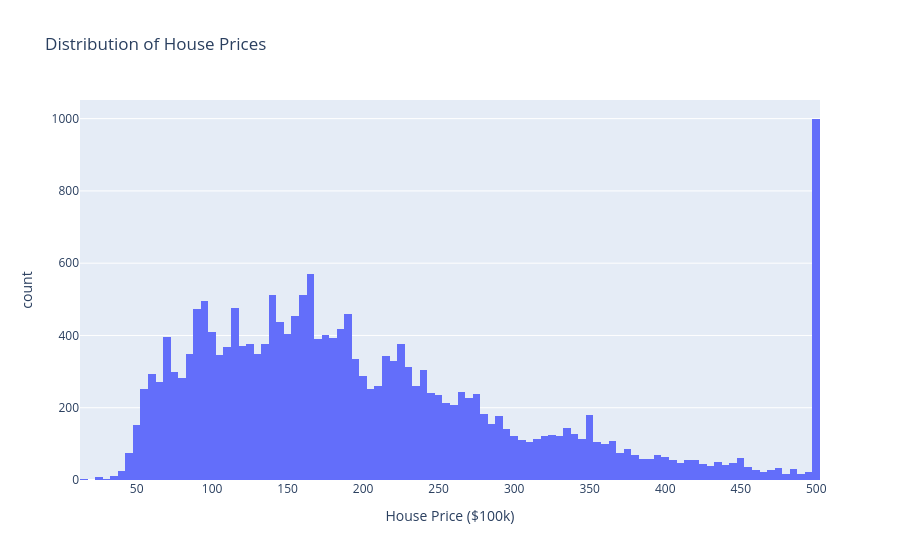

The code cell stored with this chart in its notebook:
### Markdown cell above
### Problem: target house prices are capped at $500.000 (max(500.00, house_price)). Hence this huge imbalance. Will remove them so model doesnt get confused with artificially altered prices

### Code cell
fig = px.histogram(
    x=df["HousePrice"],
    nbins=100,
    labels={
        "x": "House Price ($100k)",
        "y": "Number of Houses"
    },
    title="Distribution of House Prices"
)

fig.show()

### Figure 1 — Plotly figure (JSON) as saved in the notebook; plotly's stock layout.template omitted (floating-point values rounded to 4 significant figures; data arrays with more than 128 entries replaced by an {"elided": "..."} marker saying what was removed)
{"data": [{"bingroup": "x", "hovertemplate": "House Price ($100k)=%{x}<br>count=%{y}<extra></extra>", "legendgroup": "", "marker": {"color": "#636efa", "pattern": {"shape": ""}}, "name": "", "nbinsx": 100, "orientation": "v", "showlegend": false, "type": "histogram", "x": {"elided": "20640 float values"}, "xaxis": "x", "yaxis": "y"}], "layout": {"barmode": "relative", "legend": {"tracegroupgap": 0}, "title": {"text": "Distribution of House Prices"}, "xaxis": {"anchor": "y", "domain": [0, 1], "title": {"text": "House Price ($100k)"}}, "yaxis": {"anchor": "x", "domain": [0, 1], "title": {"text": "count"}}}}
